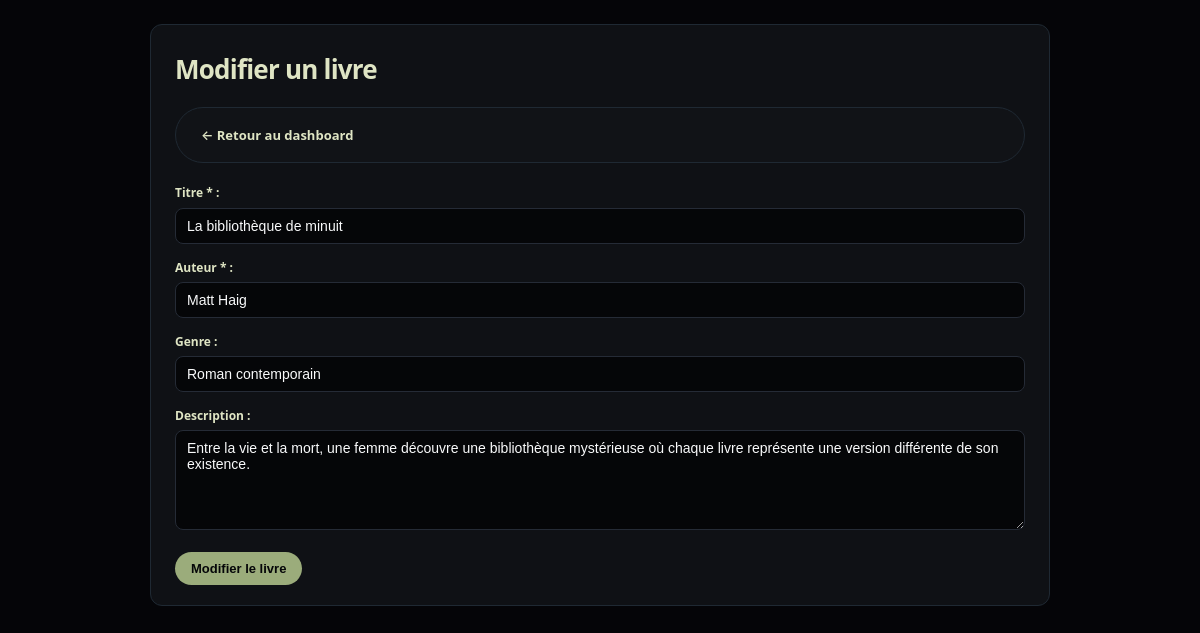
The page /admin/edit.php?s=la-bibliotheque-de-minuit-2 (signed in) on the database its author committed.
### tables this page shows
CREATE TABLE IF NOT EXISTS `books` (
  `id` int UNSIGNED NOT NULL AUTO_INCREMENT,
  `title` varchar(255) NOT NULL,
  `author` varchar(255) NOT NULL,
  `genre` varchar(150) DEFAULT NULL,
  `description` text,
  `slug` varchar(150) NOT NULL,
  `created_at` datetime NOT NULL DEFAULT CURRENT_TIMESTAMP,
  `updated_at` datetime DEFAULT NULL ON UPDATE CURRENT_TIMESTAMP,
  PRIMARY KEY (`id`),
  UNIQUE KEY `slug` (`slug`)
);

### admin/edit.php (the view, shortened to what this page needs)
<?php
require_once __DIR__ . '/../includes/db.php';
$slug = $_GET['s'] ?? '';
$slug = trim($slug);
$stmt = $pdo->prepare('SELECT * FROM books WHERE slug = :slug LIMIT 1');
$stmt->execute(['slug' => $slug]);
$book = $stmt->fetch(PDO::FETCH_ASSOC);
?>
<!DOCTYPE html>
<html lang="fr">
<head>
<link rel="stylesheet" href="../assets/style.css">
</head>
<body>
<div class="container">
<h1> Modifier un livre</h1>
<nav>
<a href="/lilbook/admin/dashboard.php">← Retour au dashboard</a>
</nav>
<form method="POST" action="">
<div class="form-group">
<label for="title">Titre * :</label>
<input type="text" id="title" name="title" value="<?= htmlspecialchars($book['title'], ENT_QUOTES, 'UTF-8') ?>" required>
</div>
<div class="form-group">
<label for="author">Auteur * :</label>
<input type="text" id="author" name="author" value="<?= htmlspecialchars($book['author'], ENT_QUOTES, 'UTF-8') ?>" required>
</div>
<div class="form-group">
<label for="genre">Genre :</label>
<input type="text" id="genre" name="genre" value="<?= htmlspecialchars($book['genre'] ?? '', ENT_QUOTES, 'UTF-8') ?>">
</div>
<div class="form-group">
<label for="description">Description :</label>
<textarea id="description" name="description" rows="5"><?= htmlspecialchars($book['description'] ?? '', ENT_QUOTES, 'UTF-8') ?></textarea>
</div>
<button type="submit">Modifier le livre</button>
</form>
</div>
</body>
</html>

### assets/style.css (style rules this page uses)
:root { --bg:#050508; --bg-soft:#111317; --card:#0f1115; --card-soft:#181b21; --text:#f9fafb; --muted:#9ca3af; --accent:#9BAC7B; --accent-soft:#dfe5c4; --accent-dark:#7a8e5c; --success:#9BAC7B; --danger:#f97373; --radius:12px; }
* { box-sizing:border-box; }
body { margin:0; padding:24px; font-family:'Montserrat',system-ui,-apple-system,BlinkMacSystemFont,sans-serif; background:var(--bg); color:var(--text); line-height:1.6; }
.container { max-width:900px; margin:0 auto; background:var(--card); border-radius:var(--radius); padding:24px 24px 20px; border:1px solid #1f2933; }
h1 { margin:0 0 8px 0; font-size:26px; font-weight:800; letter-spacing:-0.03em; color:var(--accent-soft); }
a { color:var(--accent-soft); text-decoration:none; font-weight:600; }
nav { margin:16px 0 20px 0; padding:10px 12px; background:var(--bg-soft); border-radius:999px; border:1px solid #1f2933; display:flex; flex-wrap:wrap; gap:8px; align-items:center; }
nav a { padding:6px 12px; border-radius:999px; border:1px solid transparent; color:var(--accent-soft); background:transparent; font-size:13px; font-weight:600; transition:background .15s ease,border-color .15s ease; }
.form-group { margin-bottom:14px; }
label { display:block; margin-bottom:5px; font-size:12px; font-weight:600; color:var(--accent-soft); }
input, textarea { width:100%; padding:9px 11px; border-radius:8px; border:1px solid #252b36; font-family:'Montserrat',sans-serif; font-size:14px; background:#050608; color:var(--text); }
input::placeholder, textarea::placeholder { color:#4b5563; }
button { background:var(--accent); color:#050608; border:none; padding:9px 16px; border-radius:999px; font-family:'Montserrat',sans-serif; font-size:13px; font-weight:700; cursor:pointer; }

### rows shown on the page
books: title "La bibliothèque de minuit", author "Matt Haig", genre "Roman contemporain", description "Entre la vie et la mort, une femme découvre une bibliothèque mystérieuse où chaque livre représente une version différente de son existence."
